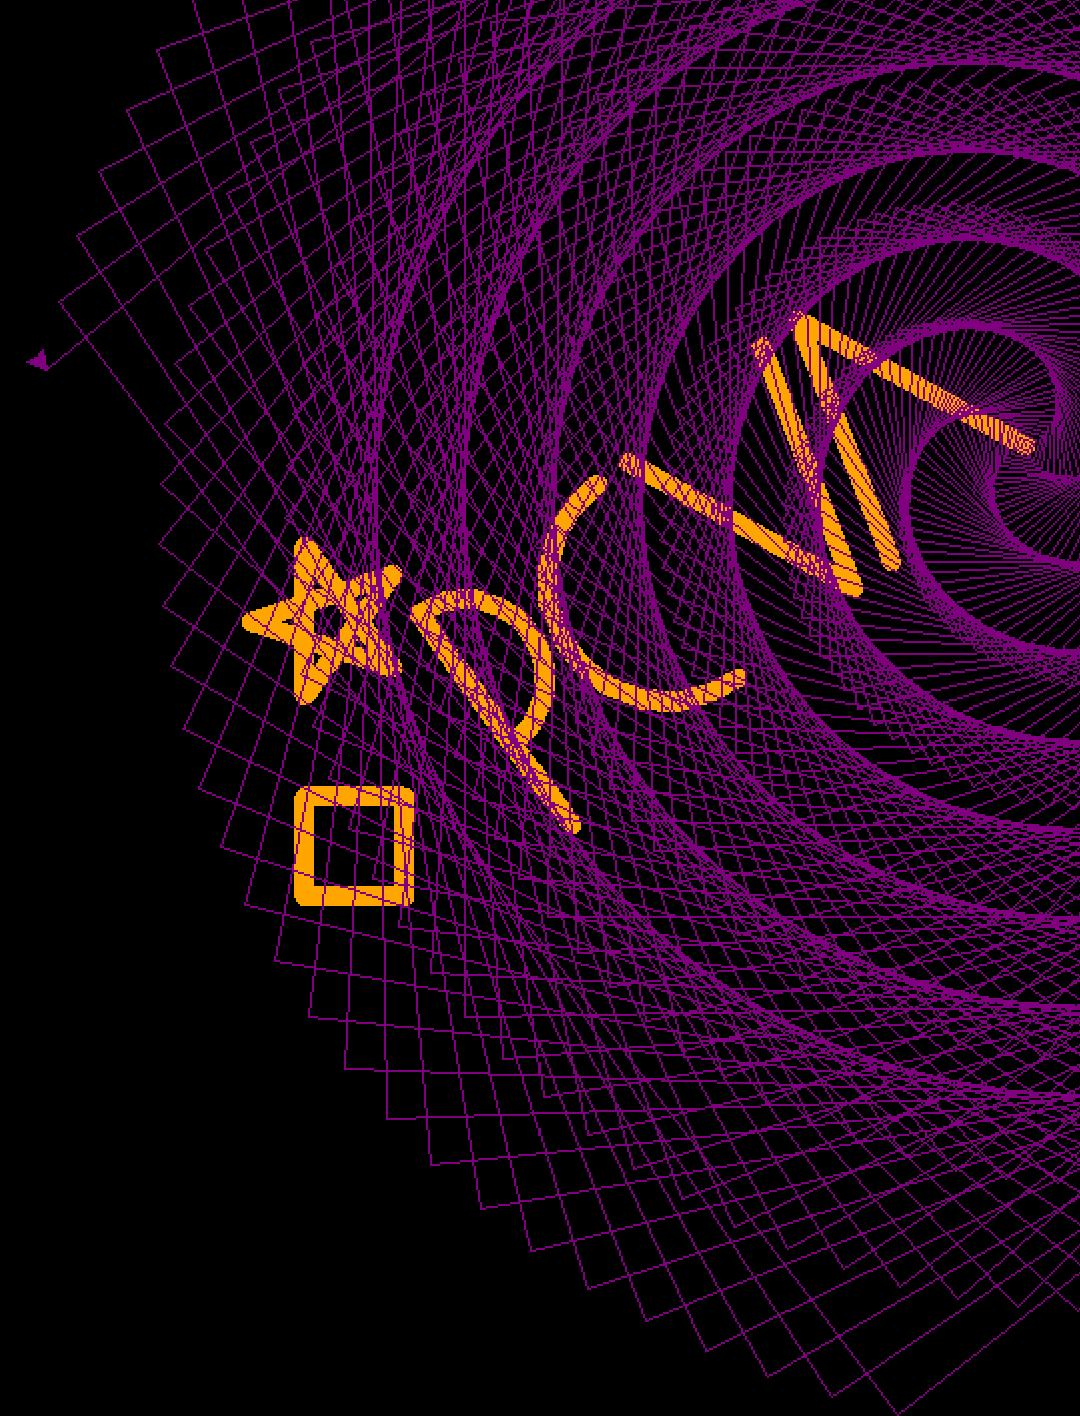

Recreate this plot in Python.
# First examples of Turtle (Python Logo) extensions
# Brygg Ullmer, Clemson University
# Begun 2022-08-01

# https://opensource.com/article/21/9/logo-python-turtle
# https://realpython.com/beginners-guide-python-turtle/
# https://pythonguides.com/python-turtle-draw-letters/
# https://docs.python.org/3/library/turtle.html

import turtleXi as tx #note that turtle.setup must occur first!

square = "f50 r90 "  * 4 # describe a square
star   = "f75 r144 " * 5 # describe a star

tx.followPattern(square)          #draw a square
tx.followPattern("l90 u f50 d")   #shift up

tx.followPattern(star)            #draw a star
tx.followPattern("r54 u f70 d")   #shift up

tx.followPattern("P - r180 C u f130 l100 f130 d r205 V")
tx.followPattern("u r90 f20 r90 f140 r220 d A")

tx.speed(1000)
tx.pensize(1)
tx.color("purple")
for i in range(700):
  tx.followPattern('f%i l91' % i)

tx.exitonclick()

### end ###
